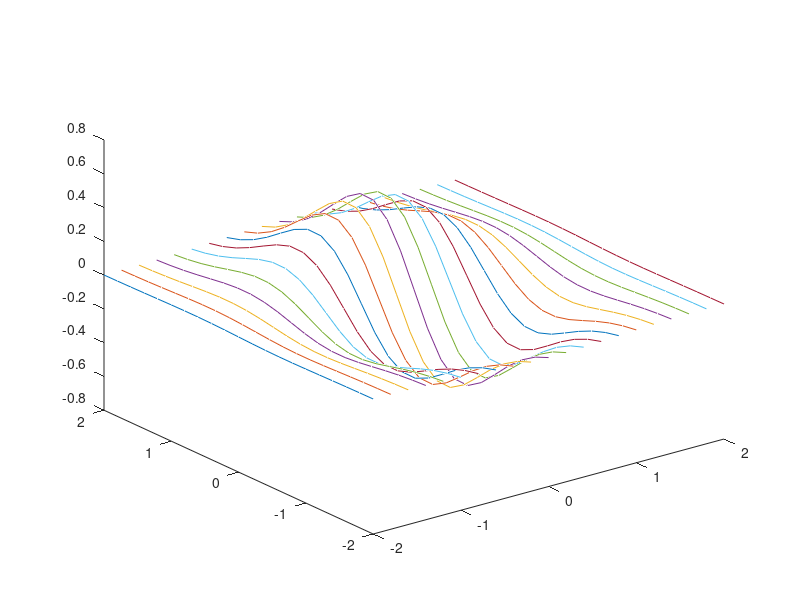

Recreate this plot in MATLAB. (Note: this script raises an error after producing the figure.)
% Ethan Ferguson
%matrix math with loops
clc, clear all; format compact;
%% Matrix from functions
%given
x=0:0.5:1;
y=2:2:6;

%z=x.*exp(-x.^2-y.^2)

for i=1:length(x);
    for j=1:length(y);
        z(i,j)=x(i)*exp(-x(i).^2-y(j).^2)
    end
end
z

format short
%% Ploting Matrices
x=-2:0.2:2;
y=-2:0.2:2;

%z=x.*exp(-x.^2-y.^2)

for i=1:length(x);
    for j=1:length(y);
        z(i,j)=x(i)*exp(-x(i).^2-y(j).^2);
        u(i)=x(i)*exp(-x(i)^2);
        v(i,j)=x(i)*exp(-y(j)^2);
    end
end

% Question A

figure(1)
plot3(x,y,z)
% b
figure(2)
quiver(x,y,u,v)
figure(3)
surf(z)
figure(4)
contour(z)

%% Input
X=input('enter an x value;')
T=X*12

%% Input Example
m=input('No of rows in the matrix:')
n=input('No of columns in the matrix')

